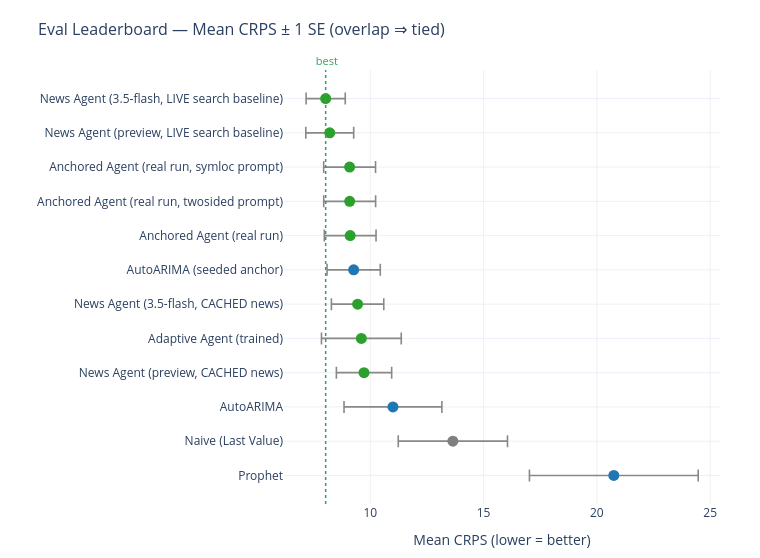

Here is the notebook cell this chart was saved with:
### Markdown cell above
## 4. Leaderboard with uncertainty — is any of this a real gap?

Error bars are ±1 standard error across the scored (origin, horizon) pairs. If the
bars of two methods overlap heavily, their ordering isn't statistically
distinguishable on 18 origins — the honest read, not just "who's on top".

### Code cell
viz.make_leaderboard_interval_chart(eval_board)

### Figure 1 — Plotly figure (JSON) as saved in the notebook; plotly's stock layout.template omitted (floating-point values rounded to 4 significant figures)
{"data": [{"error_x": {"array": [3.725, 2.411, 2.16, 1.221, 1.761, 1.156, 1.175, 1.142, 1.145, 1.145, 1.057, 0.8641], "color": "#888888", "thickness": 1.6, "type": "data", "width": 6}, "hovertemplate": "%{y}<br>CRPS %{x:.3f} ± %{error_x.array:.3f}<extra></extra>", "marker": {"color": ["#1f77b4", "#7f7f7f", "#1f77b4", "#2ca02c", "#2ca02c", "#2ca02c", "#1f77b4", "#2ca02c", "#2ca02c", "#2ca02c", "#2ca02c", "#2ca02c"], "size": 11}, "mode": "markers", "showlegend": false, "type": "scatter", "x": [20.75, 13.64, 11.0, 9.721, 9.603, 9.437, 9.264, 9.11, 9.088, 9.085, 8.208, 8.028], "y": ["Prophet", "Naive (Last Value)", "AutoARIMA", "News Agent (preview, CACHED news)", "Adaptive Agent (trained)", "News Agent (3.5-flash, CACHED news)", "AutoARIMA (seeded anchor)", "Anchored Agent (real run)", "Anchored Agent (real run, twosided prompt)", "Anchored Agent (real run, symloc prompt)", "News Agent (preview, LIVE search baseline)", "News Agent (3.5-flash, LIVE search baseline)"]}], "layout": {"annotations": [{"font": {"color": "#31a354", "size": 11}, "showarrow": false, "text": " best", "x": 8.028, "xanchor": "center", "xref": "x", "y": 1, "yanchor": "bottom", "yref": "y domain"}], "height": 558, "margin": {"b": 50, "l": 230, "r": 40, "t": 70}, "shapes": [{"line": {"color": "#31a354", "dash": "dot", "width": 1.5}, "type": "line", "x0": 8.028, "x1": 8.028, "xref": "x", "y0": 0, "y1": 1, "yref": "y domain"}], "title": {"font": {"size": 16}, "text": "Eval Leaderboard — Mean CRPS ± 1 SE (overlap ⇒ tied)"}, "width": 760, "xaxis": {"gridcolor": "#f0f0f0", "showgrid": true, "title": {"text": "Mean CRPS (lower = better)"}}, "yaxis": {"title": {"text": ""}}}}
